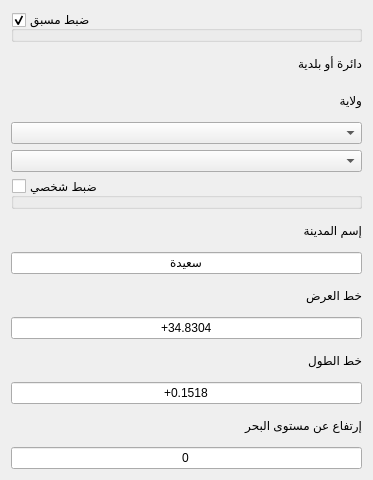
          <widget class="QWidget" name="page_1">
           <property name="geometry">
            <rect>
             <x>0</x>
             <y>0</y>
             <width>373</width>
             <height>480</height>
            </rect>
           </property>
           <attribute name="label">
            <string>خاص بالجزائر</string>
           </attribute>
           <layout class="QVBoxLayout" name="verticalLayout_6">
            <item>
             <widget class="QGroupBox" name="radioButton_sitting_HAF">
              <property name="title">
               <string>ضبط مسبق</string>
              </property>
              <property name="checkable">
               <bool>true</bool>
              </property>
             </widget>
            </item>
            <item>
             <widget class="QLabel" name="label_15">
              <property name="text">
               <string>دائرة أو بلدية</string>
              </property>
             </widget>
            </item>
            <item>
             <widget class="QLabel" name="label">
              <property name="text">
               <string>ولاية</string>
              </property>
             </widget>
            </item>
            <item>
             <widget class="QComboBox" name="comboBox_madina"/>
            </item>
            <item>
             <widget class="QComboBox" name="comboBox_madina_comune"/>
            </item>
            <item>
             <widget class="QGroupBox" name="radioButton_sitting_user">
              <property name="title">
               <string>ضبط شخصي</string>
              </property>
              <property name="checkable">
               <bool>true</bool>
              </property>
              <property name="checked">
               <bool>false</bool>
              </property>
             </widget>
            </item>
            <item>
             <widget class="QLabel" name="label_16">
              <property name="text">
               <string>إسم المدينة</string>
              </property>
             </widget>
            </item>
            <item>
             <widget class="QLineEdit" name="lineEdit_name_madina">
              <property name="text">
               <string>سعيدة</string>
              </property>
              <property name="alignment">
               <set>Qt::AlignmentFlag::AlignCenter</set>
              </property>
             </widget>
            </item>
            <item>
             <widget class="QLabel" name="label_17">
              <property name="text">
               <string>خط العرض</string>
              </property>
             </widget>
            </item>
            <item>
             <widget class="QLineEdit" name="lineEdit_degreeLat">
              <property name="layoutDirection">
               <enum>Qt::LayoutDirection::LeftToRight</enum>
              </property>
              <property name="text">
               <string>+34.8304</string>
              </property>
              <property name="alignment">
               <set>Qt::AlignmentFlag::AlignCenter</set>
              </property>
             </widget>
            </item>
            <item>
             <widget class="QLabel" name="label_19">
              <property name="text">
               <string>خط الطول</string>
              </property>
             </widget>
            </item>
            <item>
             <widget class="QLineEdit" name="lineEdit_degreeLong">
              <property name="layoutDirection">
               <enum>Qt::LayoutDirection::LeftToRight</enum>
              </property>
              <property name="text">
               <string>+0.1518</string>
              </property>
              <property name="alignment">
               <set>Qt::AlignmentFlag::AlignCenter</set>
              </property>
             </widget>
            </item>
            <item>
             <widget class="QLabel" name="label_20">
              <property name="text">
               <string>إرتفاع عن مستوى البحر</string>
              </property>
             </widget>
            </item>
            <item>
             <widget class="QLineEdit" name="lineEdit_seaLevel">
              <property name="toolTip">
               <string>(متر)</string>
              </property>
              <property name="layoutDirection">
               <enum>Qt::LayoutDirection::LeftToRight</enum>
              </property>
              <property name="text">
               <string>0</string>
              </property>
              <property name="alignment">
               <set>Qt::AlignmentFlag::AlignCenter</set>
              </property>
             </widget>
            </item>
           </layout>
           <zorder>radioButton_sitting_user</zorder>
           <zorder>radioButton_sitting_HAF</zorder>
           <zorder>lineEdit_degreeLat</zorder>
           <zorder>label_16</zorder>
           <zorder>lineEdit_seaLevel</zorder>
           <zorder>lineEdit_name_madina</zorder>
           <zorder>label_19</zorder>
           <zorder>comboBox_madina</zorder>
           <zorder>lineEdit_degreeLong</zorder>
           <zorder>comboBox_madina_comune</zorder>
           <zorder>label</zorder>
           <zorder>label_15</zorder>
           <zorder>label_17</zorder>
           <zorder>label_20</zorder>
          </widget>
